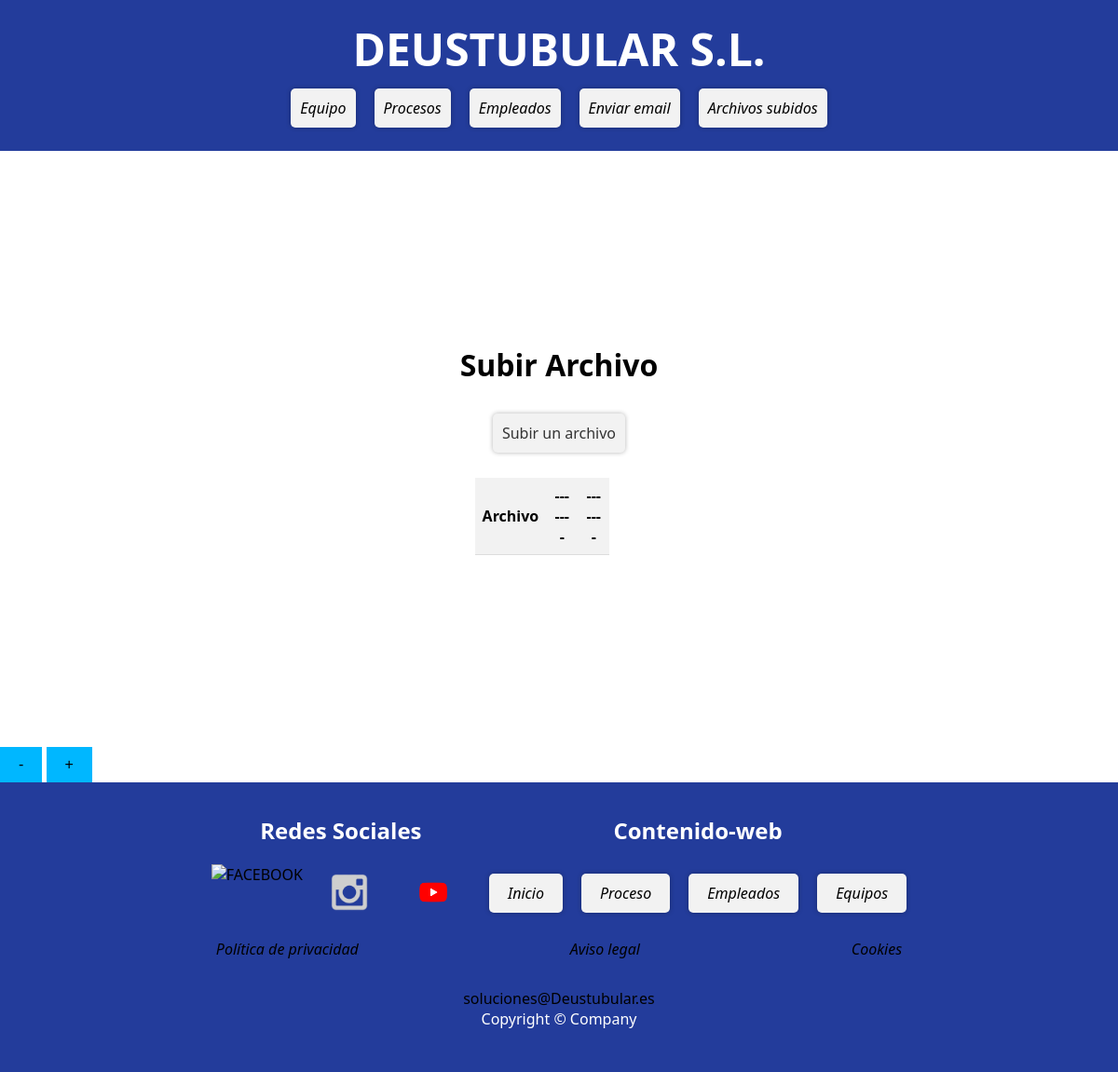
The page /appdeustutub/mostrar-archivos/ on the database as committed earlier.
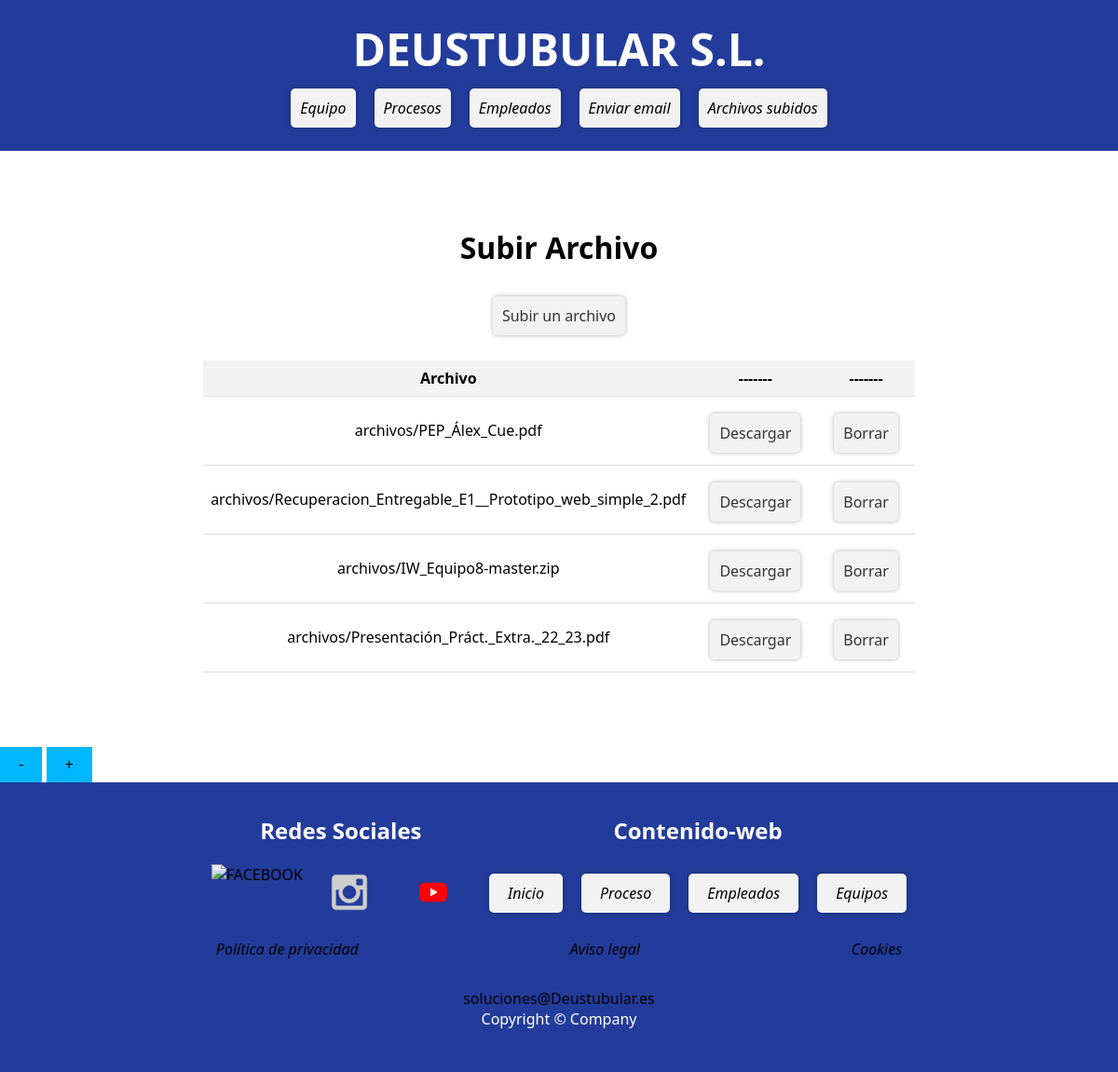
The same page on the database as committed later.
### appdeustutub/models.py (models this page shows, shortened)
class Archivo(models.Model):
    archivo = models.FileField(upload_to='archivos/')

### appdeustutub/views.py (the view)
# urls.py: path('mostrar-archivos/', views.mostrar_archivos, name='mostrar_archivos'),
def mostrar_archivos(request):
    archivos = Archivo.objects.all()
    context = {'archivos': archivos}
    return render(request, 'mostrar_archivos.html', context)

### appdeustutub/templates/mostrar_archivos.html
{% extends "base.html" %}
{% load static %}
{% block contenido %}
<div id="content">
    <div>
        <h1>Subir Archivo</h1>
        <ul>
            <li><a href="{% url 'subir_archivo' %}">Subir un archivo</a></li>
        </ul>
    </div>
    <br>
    <div>
        <table>
            <thead>
                <tr>
                    <th>Archivo</th>
                    <th>-------</th>
                    <th>-------</th>
                </tr>
            </thead>
            <tbody>
                {% for archivo in archivos %}
                <tr>
                    <td>{{ archivo.archivo.name }}</td>
                    <td>
                        <ul>
                            <li><a href="{% url 'descargar_archivo' archivo.id %}">Descargar</a></li>
                        </ul>
                    </td>
                    <td>
                        <ul>
                            <li><a href="{% url 'borrar_archivo' archivo.id %}">Borrar</a></li>
                        </ul>
                    </td>
                </tr>
                {% endfor %}
            </tbody>
        </table>
    </div>
</div>
{% endblock %}

Rows that differ between the two databases and show on the page:
added Archivo: archivo.name "archivos/PEP_Álex_Cue.pdf"
added Archivo: archivo.name "archivos/Recuperacion_Entregable_E1__Prototipo_web_simple_2.pdf"
added Archivo: archivo.name "archivos/IW_Equipo8-master.zip"
added Archivo: archivo.name "archivos/Presentación_Práct._Extra._22_23.pdf"
